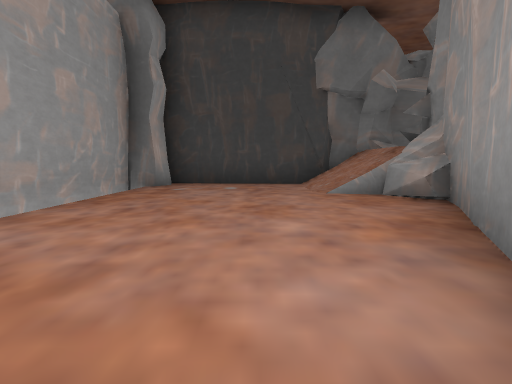
view 1 (above)

24 first-person views from a walk through a scene from a Unity 3-D project. The camera is 0.49 m above the floor, tilts 6° down and sees 85° across. The floor is counted in squares, 1 m on a side. Each view is taken from the middle of a square. On the plan, view 1 faces up. The plan holds only what a view shows up to about 9 squares ahead; the rest is blank. The place goes on beyond the plan. The player character is not drawn. Some animated figures are not drawn.

view 2
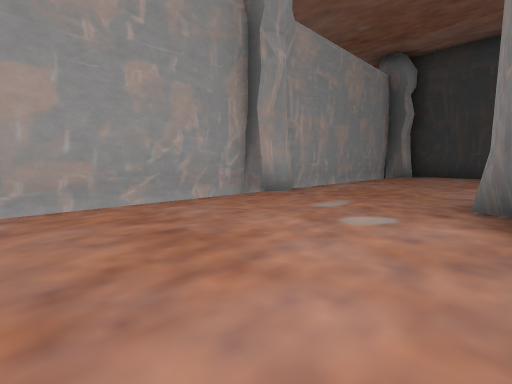

view 3
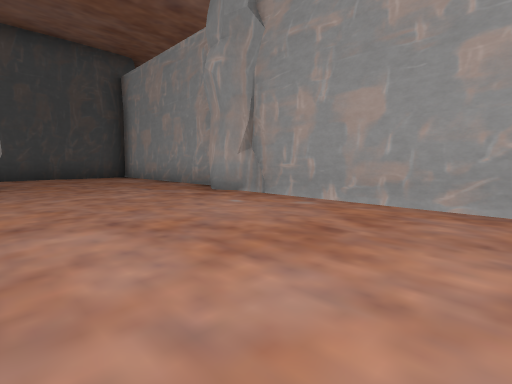

view 4
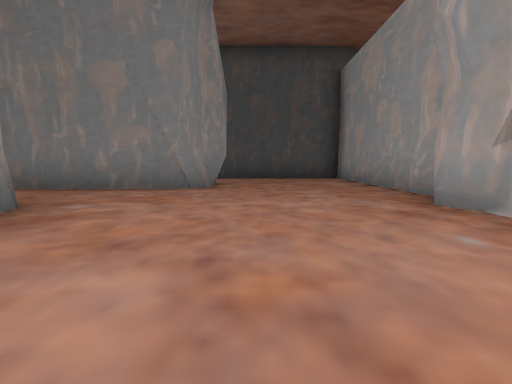

view 5
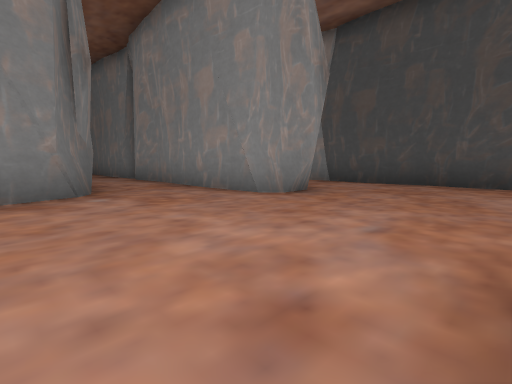

view 6
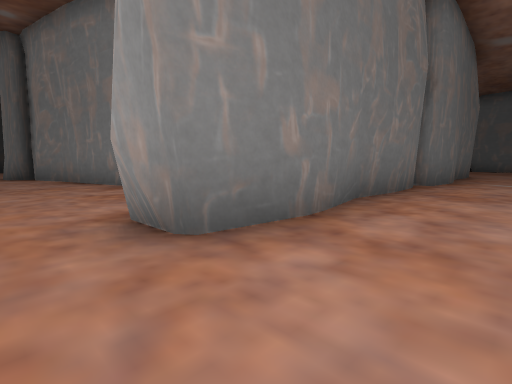

view 7
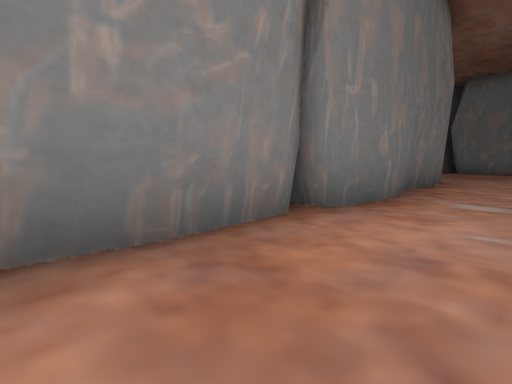

view 8
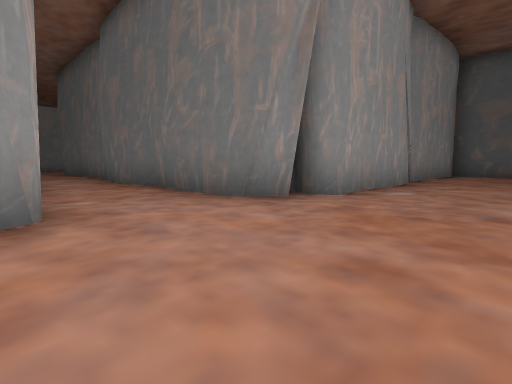

view 9
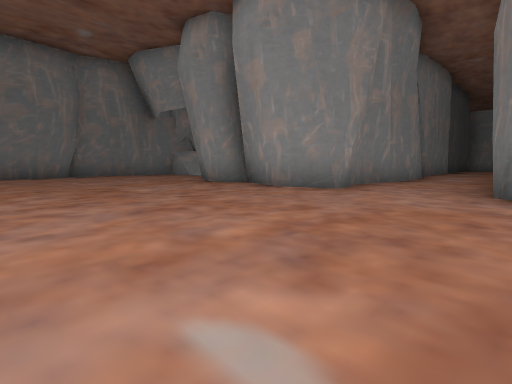

view 10
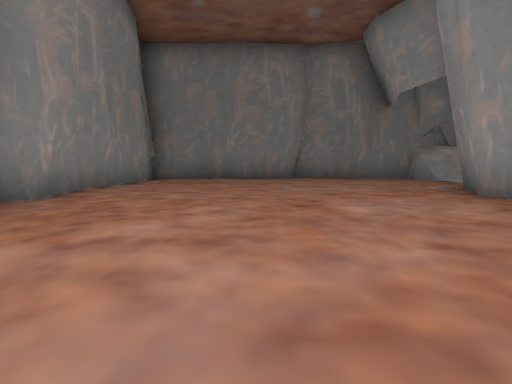

view 11
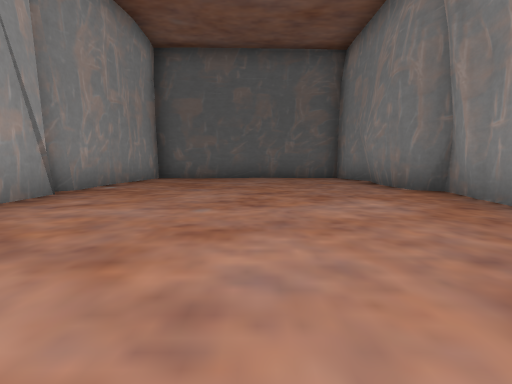

view 12
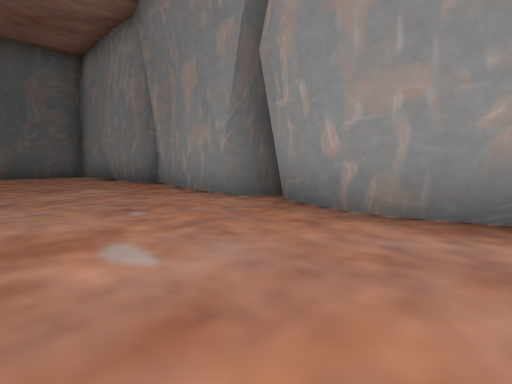

view 13
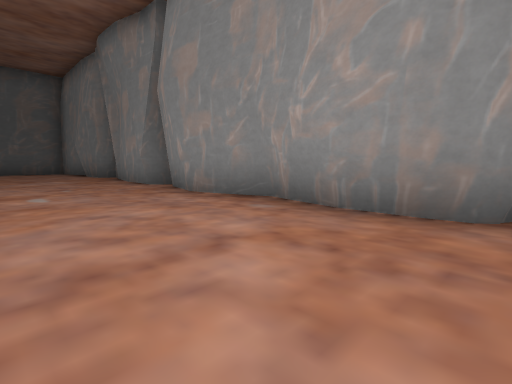

view 14
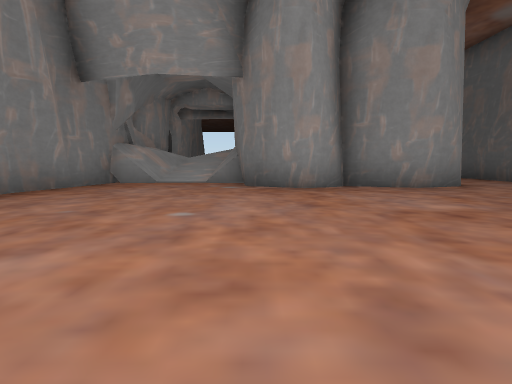

view 15
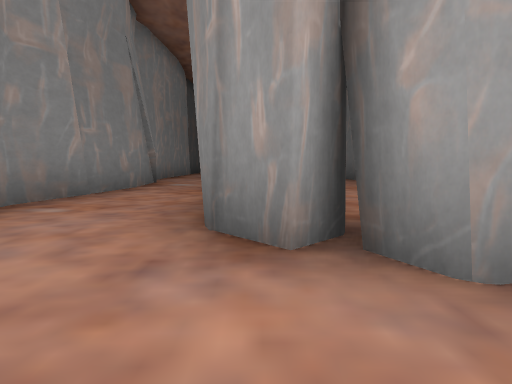

view 16
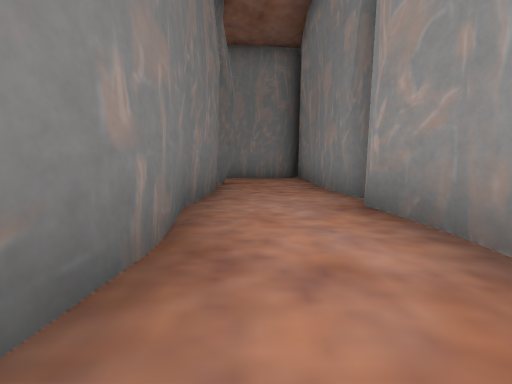

view 17
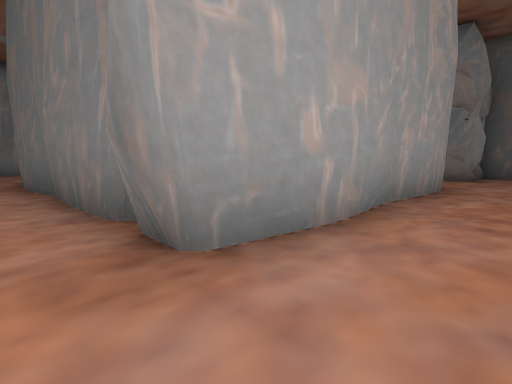

view 18
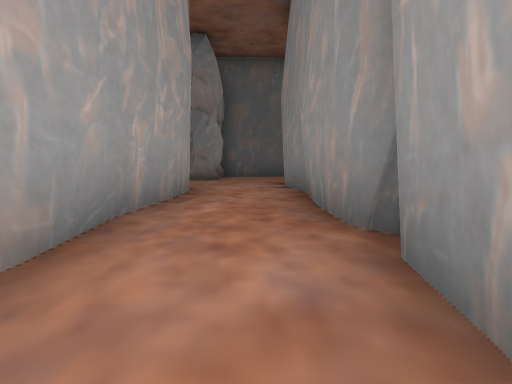

view 19
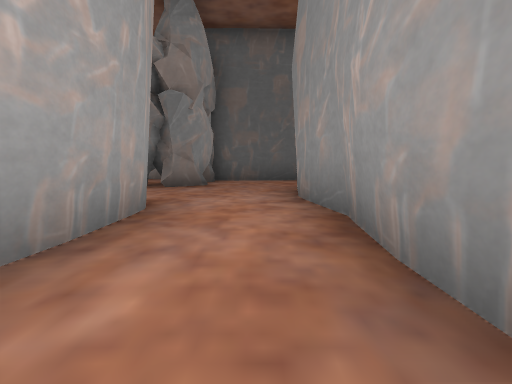

view 20
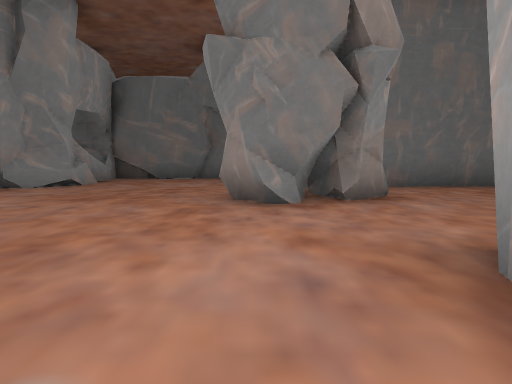

view 21
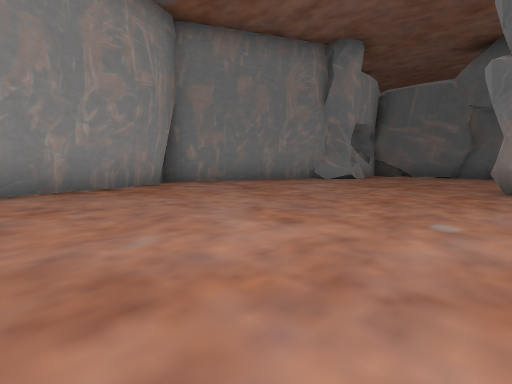

view 22
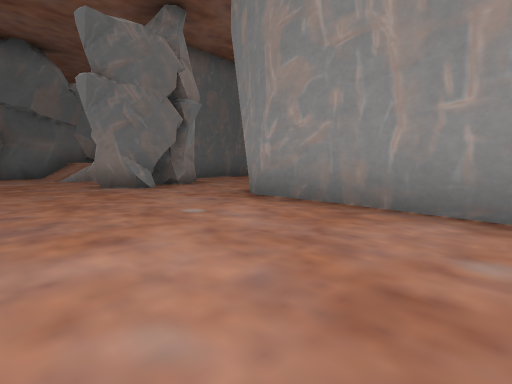

view 23
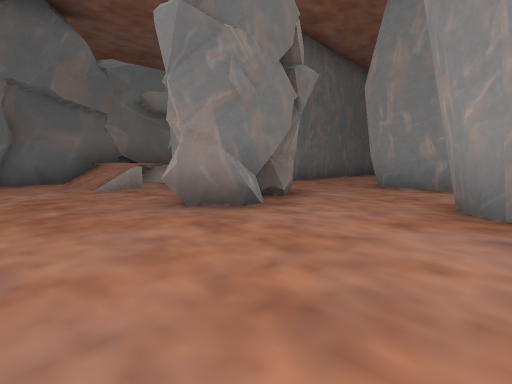

view 24
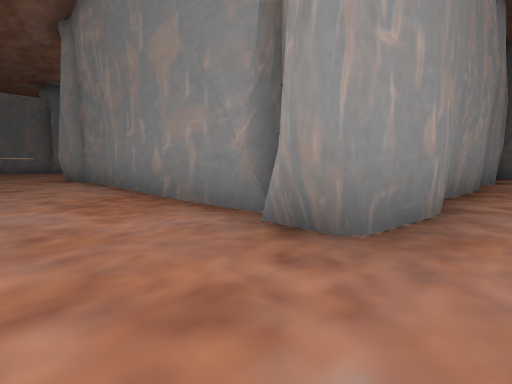

### Floor plan
Key: @ floor where view 1 was taken; # wall or solid block; . floor; / step, stairs or slope; = window, fence, low wall or low ledge; ^ raised ledge; O other object.
Columns run from 3 left of view 1 to 20 right of it. Each row starts with its distance up from view 1.
  7  O###########
  6 OO...O##...^^^
  5 #....OO#...^O
  4 #....OOO...=OO####
  3 #....##.....OO..........
  2 #....#.....OOO..........
  1 O...##.....O...#########
  0 OO.@#..........########
 -1 O...##......##.##.....#
 -2 #....#......##.##.....#
 -3 #....#......##.#......#
 -4 #....##.....##.##.....#
 -5 O....##     ##.##.....#
 -6 OO....########.##.....#
 -7 O..............##.....#
 -8 #....##........##.....#
 -9 #...############......#
-10 #.....................#
-11 #.....................#
-12 ################......#
-13                #......#
-14                #......#
-15                #......#
-16               ##......#
-17             OOO.......#
-18               /.......#
-19             #//.......#
-20             ##O########

Positions as (right, up) in squares from view 1, and headings:
1: (0, 0), facing up
2: (1, -4), facing up-left
3: (1, -2), facing down-left
4: (0, -3), facing down
5: (-2, -5), facing down-right
6: (0, -11), facing up-right
7: (4, -11), facing up-right
8: (15, -12), facing up-left
9: (17, -9), facing down-left
10: (16, -11), facing down
11: (16, -9), facing up
12: (16, -11), facing up-right
13: (16, -14), facing up-right
14: (18, -16), facing left
15: (14, -9), facing left
16: (3, -7), facing right
17: (11, -7), facing up-left
18: (11, -6), facing up
19: (11, -4), facing up
20: (8, -2), facing up
21: (8, -4), facing up-left
22: (6, -4), facing up-right
23: (6, -1), facing up-right
24: (11, 3), facing down-right
